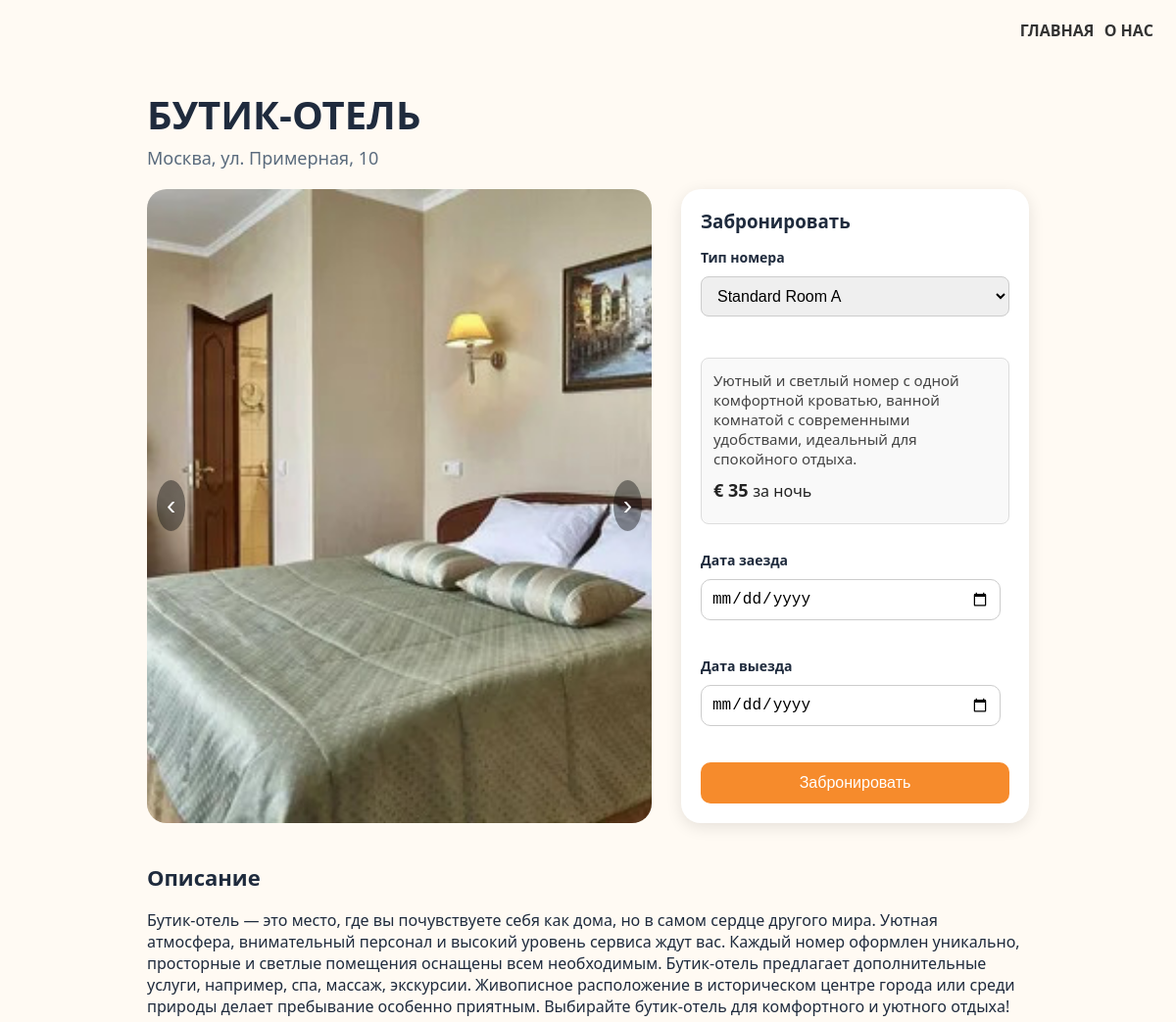
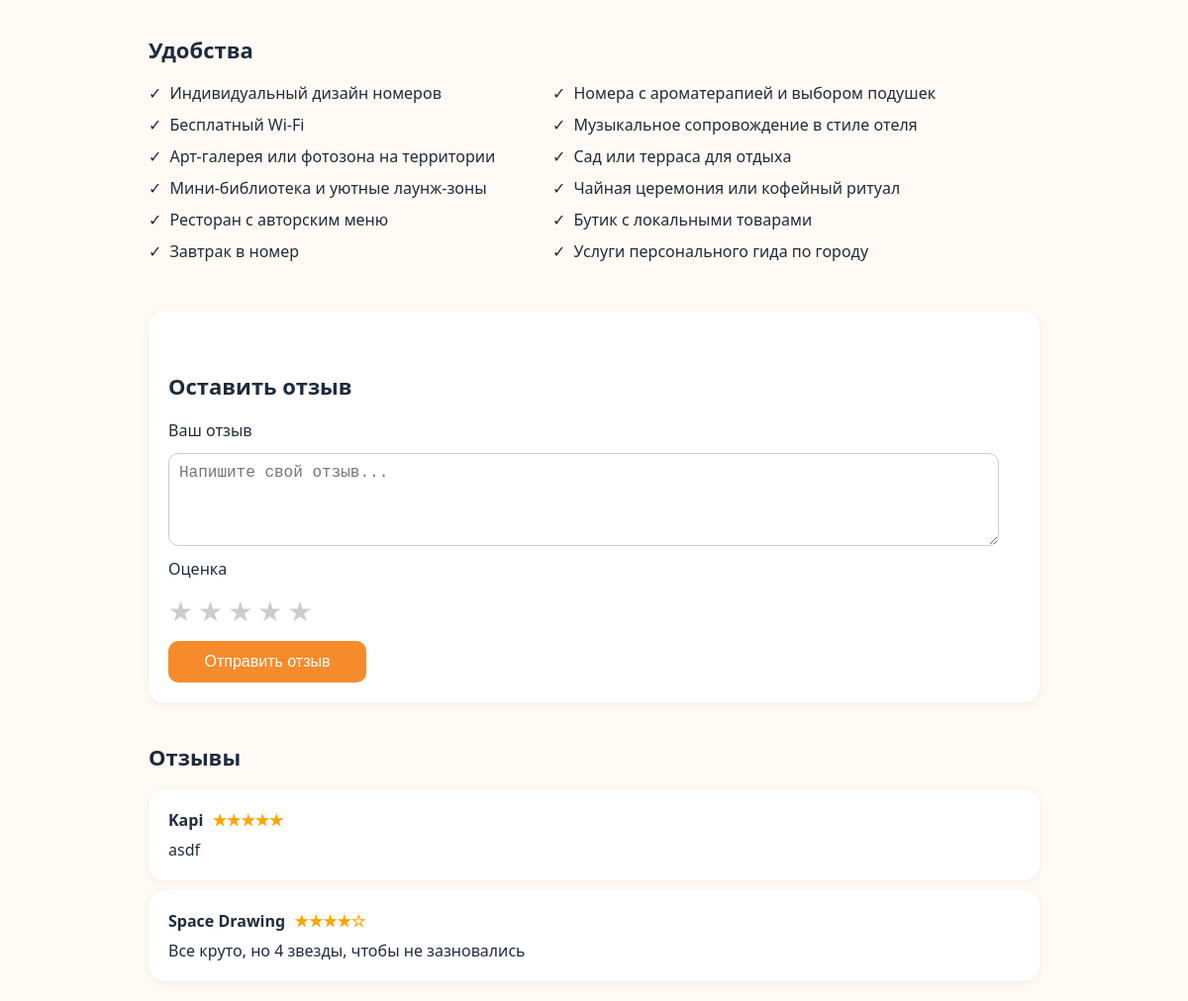
The page /hotel_menu/1 on the database its author committed (2 pictures, top to bottom).
### data/hotel.py (models this page shows)
class Hotel(SqlAlchemyBase):
    __tablename__ = 'hotel'
    id = sqlalchemy.Column(sqlalchemy.Integer, primary_key=True, autoincrement=True)
    image = sqlalchemy.Column(sqlalchemy.String)
    alternative = sqlalchemy.Column(sqlalchemy.String)
    title = sqlalchemy.Column(sqlalchemy.String)
    city = sqlalchemy.Column(sqlalchemy.String)
    price = sqlalchemy.Column(sqlalchemy.String)
    rating = sqlalchemy.Column(sqlalchemy.String)
    description = sqlalchemy.Column(sqlalchemy.String)
    conveniences = sqlalchemy.Column(sqlalchemy.String)
    reviews = orm.relationship("Review", back_populates="hotel")
    rooms = orm.relationship("Room", back_populates="hotel")

### data/room.py (models this page shows)
class Room(SqlAlchemyBase):
    __tablename__ = 'rooms'
    id = sqlalchemy.Column(sqlalchemy.Integer, primary_key=True, autoincrement=True)
    hotel_id = sqlalchemy.Column(sqlalchemy.Integer, sqlalchemy.ForeignKey('hotel.id'))
    hotel = orm.relationship('Hotel', back_populates='rooms')
    name = sqlalchemy.Column(sqlalchemy.String, nullable=False)
    description = sqlalchemy.Column(sqlalchemy.String)
    price = sqlalchemy.Column(sqlalchemy.Integer, nullable=False)
    capacity = sqlalchemy.Column(sqlalchemy.Integer, nullable=False)

### data/review.py (models this page shows)
class Review(SqlAlchemyBase):
    __tablename__ = 'review'
    id = sqlalchemy.Column(sqlalchemy.Integer, primary_key=True, autoincrement=True)
    text = sqlalchemy.Column(sqlalchemy.String, nullable=True, default='')
    rating = sqlalchemy.Column(sqlalchemy.Integer, nullable=True, default=0)
    username = sqlalchemy.Column(sqlalchemy.String, nullable=False)
    user_id = sqlalchemy.Column(sqlalchemy.Integer, sqlalchemy.ForeignKey("user.id"))
    user = orm.relationship("User", back_populates='reviews')
    hotel_id = sqlalchemy.Column(sqlalchemy.Integer, sqlalchemy.ForeignKey("hotel.id"))
    hotel = orm.relationship("Hotel", back_populates='reviews')

### main.py (the view, shortened to what this page needs)
@app.route("/hotel_menu/<index_hotel>", methods=["GET", "POST"])
def hotel_menu(index_hotel):
    db_sess = db_session.create_session()
    room_types = [i.__dict__ for i in db_sess.query(Room).filter(Room.hotel_id == index_hotel).all()]
    files = os.listdir(path=f"static/images_{index_hotel}")
    images = [
        url_for("static", filename=f"images_{index_hotel}/room{i}.jpg")
        for i in range(1, len(files) + 1)
    ]
    hotel_card = db_sess.query(Hotel).filter(Hotel.id == index_hotel).first().__dict__
    conveniences = hotel_card["conveniences"].split(';')
    reviews = [i.__dict__ for i in db_sess.query(Review).filter(Review.hotel_id == index_hotel).all()]
    return render_template("hotel_menu.html", images=images, hotel_card=hotel_card,
                           conveniences=conveniences, reviews=reviews, room_types=room_types)

### data/db_session.py (called while the page is built)
def create_session() -> Session:
    global __factory
    return __factory()

### templates/hotel_menu.html (shortened to what this page needs)
<!DOCTYPE html>
<html lang="ru">
  <head>
    <link rel="stylesheet" href="../static/styles/hotel_menu.css" />
  </head>
  <body>
    <header>
      <nav class="navbar">
        <div class="nav-links">
          <a href="/">ГЛАВНАЯ</a>
          <a href="#">О НАС</a>
        </div>
      </nav>
    </header>
    <div class="container">
      <h1>{{ hotel_card["title"] }}</h1>
      <div class="subheading">{{ hotel_card["city"] }}, ул. Примерная, 10</div>
      <div class="top-section">
        <div class="hotel-img">
          <button class="carousel-btn prev" onclick="prevImage()">‹</button>
          <img id="carousel-image" src="{{ images[0] }}" alt="Hotel Room" />
          <button class="carousel-btn next" onclick="nextImage()">›</button>
        </div>
        <div class="booking-panel">
          <h3>Забронировать</h3>
          <form class="review-form" method="POST">
            <div class="input-group">
              <label for="room-select">Тип номера</label>
              <select id="room-select" name="room">
                {% for room in room_types %}
                <option value="{{ room.id }}" data-price="{{ room.price }}" data-description="{{ room.description }}">
                  {{ room.name }}
                </option>
                {% endfor %}
              </select>
            </div>
            <div class="room-details" id="room-details">
              <p id="room-description">{{ room_types[0].description }}</p>
              <div class="price">
                € <span id="room-price">{{ room_types[0].price }}</span>
                <span style="font-weight: normal; font-size: 16px">за ночь</span>
              </div>
            </div>
            <div class="input-group">
              <label for="checkin">Дата заезда</label>
              <input type="date" id="checkin" name="checkin" />
            </div>
            <div class="input-group">
              <label for="checkout">Дата выезда</label>
              <input type="date" id="checkout" name="checkout" />
            </div>
            <button class="book-btn" name="booking_button" value="booking_button">Забронировать</button>
          </form>
        </div>
      </div>
      <div class="description">
        <h2>Описание</h2>
        <p>{{ hotel_card["description"] }}</p>
      </div>
      <div class="amenities">
        <h2>Удобства</h2>
        <ul>
          {% for convenience in conveniences %}
          <li>{{ convenience }}</li>
          {% endfor %}
        </ul>
      </div>
      <div class="reviews">
        <div class="leave-review">
          <h2>Оставить отзыв</h2>
          <form class="review-form" method="POST">
            <label for="review-text">Ваш отзыв</label>
            <textarea
              id="review-text"
              name="text"
              rows="4"
              placeholder="Напишите свой отзыв..."
            ></textarea>
            <label>Оценка</label>
            <div class="star-rating">
              <input type="radio" name="rating" id="star5" value="5" /><label
                for="star5"
                >★</label
              >
              <input type="radio" name="rating" id="star4" value="4" /><label
                for="star4"
                >★</label
              >
              <input type="radio" name="rating" id="star3" value="3" /><label
                for="star3"
                >★</label
              >
              <input type="radio" name="rating" id="star2" value="2" /><label
                for="star2"
                >★</label
              >
              <input type="radio" name="rating" id="star1" value="1" /><label
                for="star1"
                >★</label
              >
            </div>
            <button type="submit" class="submit-review" name="review_button" value="review_button">Отправить отзыв</button>
          </form>
        </div>
        <div class="review">
          <h2>Отзывы</h2>
          {% for review in reviews %}
          <div class="review-box">
            <strong
              >{{ review["username"] }}<span class="stars">
                {{ '★' * review["rating"] }}{{ '☆' * (5 - review["rating"]) }}
              </span></strong
            >
            {{ review["text"] }}
          </div>
          {% endfor %}
        </div>
      </div>
    </div>
  </body>
</html>

### static/styles/hotel_menu.css (style rules this page uses)
body { font-family: "Segoe UI", sans-serif; background-color: #fffaf3; color: #1f2b3d; margin: 0; padding: 20px; }
.container { max-width: 900px; margin: 0 auto; }
h1 { font-size: 40px; font-weight: 700; text-transform: uppercase; margin-bottom: 5px; }
h2 { font-size: 22px; margin-top: 40px; }
li { margin-bottom: 10px; }
.navbar { display: flex; justify-content: flex-end; gap: 20px; padding-bottom: 20px; font-weight: 600; }
.nav-links a { color: #333; text-decoration: none; font-weight: bold; margin: 3px; transition: color 0.3s ease; }
.subheading { font-size: 18px; color: #5a6b7d; margin-bottom: 20px; }
.top-section { display: flex; gap: 30px; flex-wrap: wrap; }
.hotel-img { flex: 1 1 50%; position: relative; border-radius: 20px; overflow: hidden; min-height: 350px; display: flex; align-items: center; justify-content: center; }
.hotel-img img { width: 100%; height: 100%; object-fit: cover; border-radius: 10px; }
.booking-panel { flex: 1 1 50%; display: flex; flex-direction: column; justify-content: center; }
.booking-panel select { width: 100%; padding: 10px 12px; font-size: 16px; border: 1px solid #ccc; border-radius: 8px; margin-bottom: 15px; box-sizing: border-box; }
.room-details { background-color: #f9f9f9; padding: 12px; border-radius: 8px; margin-bottom: 15px; border: 1px solid #ddd; }
.room-details p { margin: 0 0 10px 0; font-size: 15px; color: #444; }
.room-details .price { font-size: 18px; font-weight: bold; color: #222; }
.booking-panel .input-group label { display: block; margin-bottom: 6px; font-weight: bold; font-size: 14px; }
.booking-panel .input-group { margin-bottom: 15px; }
.carousel-btn { position: absolute; top: 50%; transform: translateY(-50%); background-color: rgba(0, 0, 0, 0.4); color: white; border: none; font-size: 28px; padding: 10px; cursor: pointer; border-radius: 50%; z-index: 10; }
.carousel-btn.prev { left: 10px; }
.carousel-btn.next { right: 10px; }
.booking-panel { flex: 1 1 250px; background-color: white; border-radius: 20px; padding: 20px; box-shadow: 0 4px 16px rgba(0, 0, 0, 0.1); animation: fadeIn 0.6s ease-in-out; }
.booking-panel h3 { margin: 0 0 15px; }
.booking-panel input { display: block; width: 90%; margin-bottom: 10px; padding: 10px; font-size: 16px; border-radius: 10px; border: 1px solid #ccc; transition: border-color 0.4s ease; }
.input-group { display: flex; flex-direction: column; gap: 4px; }
.price { font-size: 22px; font-weight: bold; margin: 10px 0; }
.book-btn { background-color: #f68b2c; color: white; padding: 12px; width: 100%; border: none; border-radius: 10px; font-size: 16px; cursor: pointer; transition: background-color 0.4s ease; }
.description, .amenities, .reviews { margin-top: 30px; }
.amenities ul { list-style: none; padding-left: 0; columns: 2; max-width: 800px; }
.amenities li::before { content: "\2713"; color: #1f2b3d; padding-right: 8px; }
.leave-review { margin-top: 40px; background: #ffffff; padding: 20px; border-radius: 16px; box-shadow: 0 2px 12px rgba(0, 0, 0, 0.05); animation: fadeIn 0.6s ease-in-out; }
.review-form { display: flex; flex-direction: column; gap: 12px; }
.review-form textarea { width: 95%; padding: 10px; border-radius: 10px; border: 1px solid #ccc; font-size: 16px; resize: vertical; }
.star-rating { display: flex; flex-direction: row-reverse; justify-content: start; gap: 5px; }
.star-rating label { font-size: 28px; color: #ccc; cursor: pointer; transition: color 0.3s; }
.submit-review { background-color: #f68b2c; color: white; padding: 12px; border: none; border-radius: 10px; font-size: 16px; cursor: pointer; width: 200px; transition: background-color 0.3s; }
.review-box { background-color: white; border-radius: 16px; padding: 20px; margin-top: 10px; box-shadow: 0 2px 10px rgba(0, 0, 0, 0.05); animation: slideUp 0.6s ease-in-out; }
.review-box strong { display: block; margin-bottom: 8px; }
.stars { color: orange; margin-left: 5px; }

### rows shown on the page
Hotel: title "БУТИК-ОТЕЛЬ", city "Москва", description "Бутик-отель — это место, где вы почувствуете себя как дома, но в самом сердце другого мира. Уютная атмосфера, внимательный персонал и высокий уровень сервиса ждут вас. Каждый номер оформлен уникально, просторные и светлые помещения оснащены всем необходимым. Бутик-отель предлагает дополнительные услуги, например, спа, массаж, экскурсии. Живописное расположение в историческом центре города или среди природы делает пребывание особенно приятным. Выбирайте бутик-отель для комфортного и уютного отдыха!"
Room: description "Уютный и светлый номер с одной комфортной кроватью, ванной комнатой с современными удобствами, идеальный для спокойного отдыха."
Review: username "Kapi", rating "★★★★★", text "asdf"
Review: username "Space Drawing", rating "★★★★", rating "☆", text "Все круто, но 4 звезды, чтобы не зазновались"

### other values the page prints
{{ room_types[0].price }} "35"
{{ convenience }} "Индивидуальный дизайн номеров" "Бесплатный Wi-Fi" "Арт-галерея или фотозона на территории" "Мини-библиотека и уютные лаунж-зоны" "Ресторан с авторским меню" "Завтрак в номер" "Номера с ароматерапией и выбором подушек" "Музыкальное сопровождение в стиле отеля" "Сад или терраса для отдыха" "Чайная церемония или кофейный ритуал" "Бутик с локальными товарами" "Услуги персонального гида по городу"
form field room "Standard Room A"
